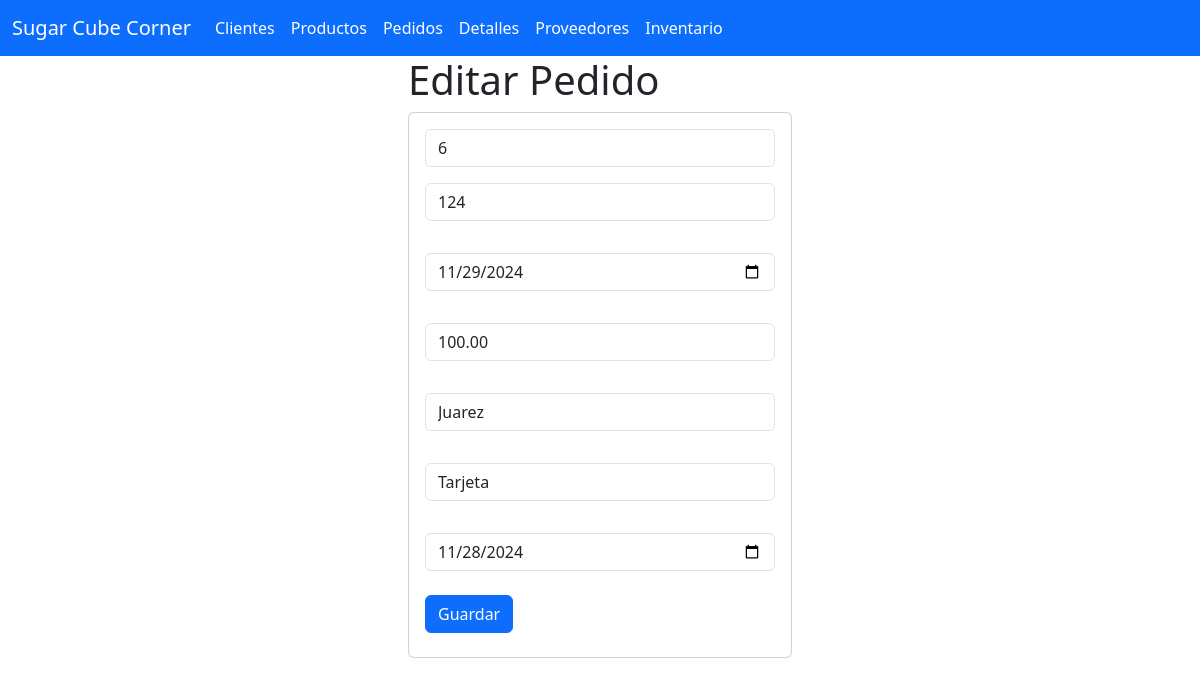
The app's page /seleccionarPedido/6 with its own data.
### TPedidos_app/models.py (models this page shows, shortened)
class TPedido(models.Model):
    pedidoid = models.IntegerField(primary_key=True)
    clienteid = models.ForeignKey(TCliente, on_delete=models.CASCADE)
    fechapedido = models.DateField()
    total = models.DecimalField(max_digits=7,decimal_places=2)
    estado = models.CharField(max_length=50)
    formpago = models.CharField(max_length=50)
    fechaentrega = models.DateField()

### TClientes_app/models.py (models this page shows, shortened)
class TCliente(models.Model):
    clienteid=models.IntegerField(primary_key=True)
    nombre=models.CharField(max_length=100)
    correo=models.CharField(max_length=100)
    telefono=models.CharField(max_length=15)
    direccion=models.CharField(max_length=255)
    fecharegistro=models.DateField(null=False,blank=False)

### TPedidos_app/views.py (the view)
# urls.py: path("seleccionarPedido/<pedidoid>", views.seleccionarPedido, name="seleccionarPedido"),
def seleccionarPedido(request, pedidoid):
    pedido = TPedido.objects.get(pedidoid=pedidoid)
    return render(request, "editarPedido.html", {"lospedidos": pedido})

### TPedidos_app/templates/editarPedido.html
{% extends "base.html" %}
{% block cuerpo %}
<div class="row">
<div class="col-md-4 offset-md-4">
<h1>Editar Pedido</h1>
<div class="card">
    <div class="card-body">
      <form action="/editarPedido/" method="POST">{% csrf_token %}
            <div class="form-group">
                <input type="number" id="numid" name="numid" class="form-control"
                  value="{{lospedidos.pedidoid}}" maxlength="6" readonly required>
                </div>
                <div class="form-group py-3">
                  <input type="number" id="clienteid" name="clienteid" class="form-control"
                  value="{{lospedidos.clienteid.clienteid}}" readonly required>
                </div>
                <div class="form-group py-3">
                  <input type="date" id="datepedido" name="datepedido" class="form-control"
                  value="{{lospedidos.fechapedido|date:'Y-m-d'}}" required>
                </div>
                <div class="form-group py-3">
                  <input type="number" step="0.01" id="decimaltotal" name="decimaltotal" class="form-control"
                  value="{{lospedidos.total}}" maxlength="7" required>
                </div>
                <div class="form-group py-3">
                  <input type="text" id="txtestado" name="txtestado" class="form-control"
                  value="{{lospedidos.estado}}" maxlength="50" required>
                </div>
                <div class="form-group py-3">
                  <input type="text" id="txtformpago" name="txtformpago" class="form-control"
                  value="{{lospedidos.formpago}}" maxlength="50" required>
                </div>
                <div class="form-group py-3">
                  <input type="date" id="dateentrega" name="dateentrega" class="form-control"
                  value="{{lospedidos.fechaentrega|date:'Y-m-d'}}" required>
                </div>
        <div class="form-group py-2">
          <button type="submit" class="btn btn-primary">Guardar</button>
        </div>
      </form>
    </div>
  </div>
</div>
</div>
{% endblock %}

### records on screen
TPedido: numid "6", clienteid "124", datepedido "11/29/2024", decimaltotal "100.00", txtestado "Juarez", txtformpago "Tarjeta", dateentrega "11/28/2024"
